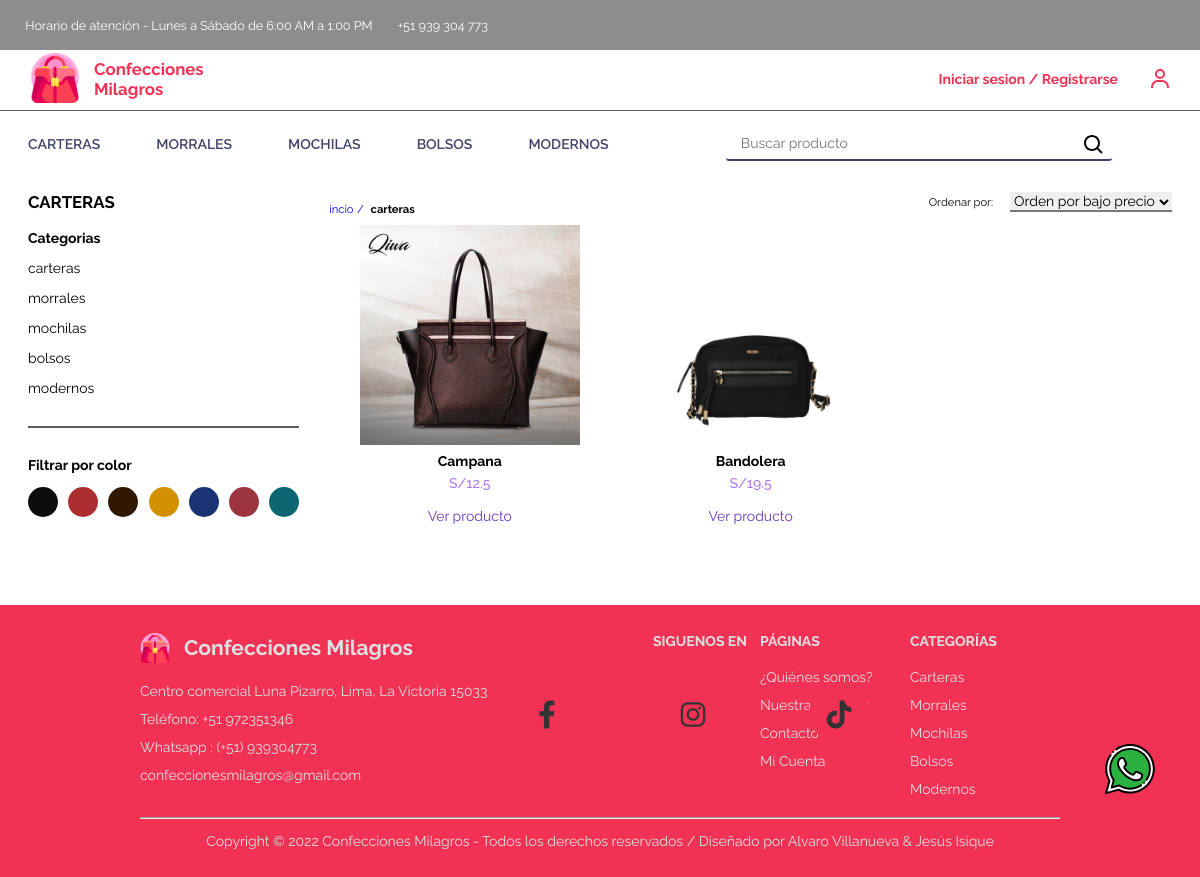
Screenshot of /categoria/carteras with the database file from the repository.
### tables this page shows
CREATE TABLE `categoria` (
  `idcategoria` int(11) NOT NULL,
  `categoria` varchar(60) NOT NULL,
  `imagen` varchar(200) NOT NULL
);

CREATE TABLE `colores` (
  `idcolor` int(11) NOT NULL,
  `color` varchar(20) NOT NULL,
  `codigohex` varchar(8) NOT NULL
);

CREATE TABLE `producto` (
  `idproducto` int(11) NOT NULL,
  `idcategoria` int(11) NOT NULL,
  `idcolor` int(11) NOT NULL,
  `producto` varchar(50) NOT NULL,
  `descripcion` varchar(150) NOT NULL,
  `stock` int(11) NOT NULL,
  `precio` double NOT NULL,
  `imagen` varchar(200) NOT NULL
);

### controller/viewcontroller.php (called while the page is built, shortened)
<?php
    class viewcontroller extends viewmodel
    {
        public function obtenersistema()
        {
            return require_once "./view/inicio.php";
        }
    }

### index.php (called while the page is built)
<?php
    require_once "./controller/viewcontroller.php";
    $sistema = new viewcontroller();
    $sistema->obtenersistema();

### controller/admincontroller.php (called while the page is built, shortened)
<?php
    class adminController extends adminModel{
        public function ListarCategorias(){
            $conexion = Conexion::conectar();
            $sql = "CALL ListarCategorias()";
            $consulta = $conexion->query($sql);
            $consulta = $consulta->fetch_all(MYSQLI_ASSOC);
            return $consulta;
        }
        public function ListarColores(){
            $conexion = Conexion::conectar();
            $sql = "CALL ListarColores()";
            $consulta = $conexion->query($sql);
            $consulta = $consulta->fetch_all(MYSQLI_ASSOC);
            return $consulta;
        }
        public function DatosCategoria($nombrecategoria){
            $conexion = Conexion::conectar();
            $sql = "CALL DatosCategoria('$nombrecategoria')";
            $consulta = $conexion->query($sql);
            $consulta = $consulta->fetch_all(MYSQLI_ASSOC);
            return $consulta;
        }
    }

### view/content/categoria.php (the view, shortened to what this page needs)
<?php
    require_once "./controller/admincontroller.php";
    $Admin = new adminController();
    $pagina = explode("/", $_GET['views']);
    $categoria = $pagina[1];
?>
<div class="principal">
        <div class="content__carteras">
            <div class="caja1">
                <h2 class="caja1__title">CARTERAS</h2>
                <div class="categorias">
                    <h3 class="categorias__title">Categorias</h3>
                    <div class="categorias__links">
                        <?php
                            $centros =  $Admin->ListarCategorias();
                            foreach ($centros as $key) {
                                ?>
                                <a href="<?php echo SERVERURL.'categoria/'.$key['categoria'] ?>" class="categorias__link"><?php echo $key['categoria'] ?></a>
                        <?php
                            }
                        ?>
                    </div>
                </div>
                <div class="color">
                    <h3 class="color__title">Filtrar por color</h3>
                    <div class="color__container">
                        <ul class="color__items">
                            <?php
                                $centros =  $Admin->ListarColores();
                                foreach ($centros as $key) {
                                    ?>
                                        <li class="color__item">
                                            <a href="#" class="color__select" id="<?php echo $key['codigohex']?>">
                                                <span class="color__filter amarillo" style="background-color: #<?php echo $key['codigohex']?> ;"></span>
                                            </a>
                                        </li>
                                    <?php
                                }
                            ?>
                        </ul>
                    </div>
                </div>
            </div>
            <div class="caja2">
                <div class="menu">
                    <div class="menu__navegacion">
                        <a href="<?php echo SERVERURL ?>inicio" class="menu__navegacion__link">incio</a>
                        <span class="menu__navegacion__name"><?php echo $categoria; ?></span>
                    </div>
                    <div class="mostrar">
                        <form class="ordenar" method="POST">
                            <label class="ordenar__label" for="">Ordenar por: </label>
                            <select class="ordenar__select" name="ordenar" id="ordenar">
                                <option value="" class="ordenar__option">Orden por bajo precio</option>
                            </select>
                        </form>
                    </div>
                </div>
                <div class="container__products">
                    <?php
                        $centros =  $Admin->DatosCategoria($categoria);
                        foreach ($centros as $key) {
                        ?>
                        <div class="card__product">
                            <picture class="product">
                                <a href="<?php echo SERVERURL ?>productoDetalle/<?php echo $key['producto']?>" class="product__item">
                                    <img src="<?php echo SERVERURL.$key['imagen'] ?>" alt="" class="product__show">
                                </a>
                            </picture>
                            <h3 class="product__title"><?php echo $key['producto']?></h3>
                            <span class="product__price"><?php echo 'S/'.$key['precio']?></span>
                            <a href="<?php echo SERVERURL ?>productoDetalle/<?php echo $key['producto']?>" class="product__ver button">
                                Ver producto
                            </a>
                        </div>
                        <?php
                        }
                    ?>
                </div>
            </div>
        </div>
    </div>

### view/modulos/header.php (shortened to what this page needs)
<?php
    require_once "./controller/admincontroller.php";
    $Admin = new adminController();
?>
<header>
    <section class="horario">
        <div class="content">
            <p class="txt">
                Horario de atención - Lunes a Sábado de 6:00 AM a 1:00 PM
            </p>
            <a class="txt txt--cell" href="https://api.whatsapp.com/send?phone=+51939304773&text=Hola, me gustaría comprar tu producto!" target="_blank"">
                +51 939 304 773
            </a>
        </div>
    </section>
    <section class=" container container__login">
                <div class="logo">
                    <a href="<?php echo SERVERURL ?>inicio"><img class="logo-img--header" src="<?php echo SERVERURL ?>img/png/bolso.png" alt="Logo"></a>
                    <a class="logo-enlace" href="<?php echo SERVERURL ?>inicio">Confecciones Milagros</a>
                </div>
                <div class="cuenta">
                    <?php
                    if (!isset($_SESSION['email'])) {
                    ?>
                        <a class="cuenta-iniciarSesion" href="<?php echo SERVERURL ?>cuenta">
                            <h2 class="cuenta__titulo">Iniciar sesion / Registrarse</h2>
                            <img class="cuenta__img" src="<?php echo SERVERURL ?>img/svg/user.svg" alt="user">
                        </a>
                    <?php
                    }
                    ?>
                </div>
    </section>
    <nav class="navbar navbar-center">
        <div class="navbar-container-grid">
            <div class="navbar-center-ul">
                <ul class="navbar-center">
                    <?php
                        $centros =  $Admin->ListarCategorias();
                        foreach ($centros as $key) {
                            ?>
                            <li class="nav-item">
                                <a href="<?php echo SERVERURL.'categoria/'.$key['categoria'] ?>"><?php echo $key['categoria'] ?></a>
                            </li>
                    <?php
                        }
                    ?>
                </ul>
            </div>
            <div class="search">
                <input class="search-input" type="text" name="buscarProducto" id="buscarProducto" placeholder="Buscar producto">
                <button class="search-boton">
                    <img class="search-icon" src="<?php echo SERVERURL ?>img/svg/search.svg" alt="search" name="buscar" id="buscar">
                </button>
            </div>
        </div>
    </nav>
</header>

### view/modulos/footer.php (shortened to what this page needs)
<?php
    require_once "./controller/admincontroller.php";
    $Admin = new adminController();
?>
<footer class="footer">
    <div class="whatsapp">
        <a href="https://walink.co/a2556c" target="blanck">
            <img src="<?php echo SERVERURL?>img/svg/whatsapp.svg" alt="">
        </a>
    </div>
    <div class="footer">
        <div class="footer-center">
            <div class="footer-datos">
                <div class="footer-logo">
                    <img class="logo-img" style="margin-right: 1rem;" src="<?php echo SERVERURL?>img/png/bolso.png" alt="">
                    <a href="<?php echo SERVERURL ?>inicio">
                        <h1 class="inicio__title">Confecciones Milagros</h1>
                    </a>
                </div>
                <div class="caja-footer">
                    <ul>
                        <li>Centro comercial Luna Pizarro, Lima, La Victoria 15033</li>
                        <li>Teléfono: +51 972351346</li>
                        <li>
                            <a href="https://api.whatsapp.com/send?phone=+51939304773&text=Hola, me gustaría comprar tu producto!" target="_blank"">
                                Whatsapp : (+51) 939304773
                            </a>
                        </li>
                        <li>
                            <a href=" mailto:confeccionesmilagros@gmail.com">
                                confeccionesmilagros@gmail.com
                            </a>
                        </li>
                    </ul>
                </div>
            </div>
            <div class="footer-siguenos">
                <p class="footer__leyend">SIGUENOS EN</p>
                <div class="caja-footer caja-footer--icons">
                    <ul class="redes-sociales">
                        <li>
                            <a href="">
                                <i class="redes-icon fa-brands fa-facebook-f"></i>
                            </a>
                        </li>
                        <li>
                            <a href="">
                                <i class="redes-icon fa-brands fa-instagram"></i>
                            </a>
                        </li>
                        <li>
                            <a href="">
                                <i class="redes-icon fa-brands fa-tiktok"></i>
                            </a>
                        </li>
                    </ul>
                </div>
            </div>
            <div class="footer-puntos">
                <div class="footer-paginas">
                    <p class="footer__leyend">PÁGINAS</p>
                    <div class="caja-footer">
                        <ul>
                            <li><a class="footer__link" href="<?php echo SERVERURL ?>quienessomos">¿Quiénes somos?</a></li>
                            <li><a class="footer__link" href="<?php echo SERVERURL ?>tiendas">Nuestras tiendas</a></li>
                            <li><a class="footer__link" href="<?php echo SERVERURL ?>contacto">Contacto</a></li>
                            <?php
                            if (!isset($_SESSION['email'])) {
                            ?>
                                <li><a class="footer__link" href="<?php echo SERVERURL ?>cuenta">Mi Cuenta</a></li>
                            <?php
                            }else{
                                ?>
                                    <li><a class="footer__link" href="<?php echo SERVERURL ?>inventario">Inventario</a></li>
                                <?php
                            }
                            ?>
                        </ul>
                    </div>
                </div>
                <div class="footer-categorias">
                    <div>
                        <p class="footer__leyend">CATEGORÍAS</p>
                    </div>
                    <div class="caja-footer">
                        <ul>
                            <?php
                                $centros =  $Admin->ListarCategorias();
                                foreach ($centros as $key) {
                                    ?>
                                    <li>
                                        <a href="<?php echo SERVERURL.'categoria/'.$key['categoria'] ?>"><?php echo ucfirst($key['categoria']) ?></a>
                                    </li>
                            <?php
                                }
                            ?>
                        </ul>
                    </div>
                </div>
            </div>
        </div>
        <hr>
        <div class="derechos-reservados">
            <p>Copyright &#169; 2022 Confecciones Milagros - Todos los derechos reservados / Diseñado por Alvaro Villanueva & Jesús Isique</p>
        </div>
    </div>
</footer>

### rows the page displays
categoria: categoria "CARTERAS", categoria "carteras", categoria "Carteras"
categoria: categoria "MORRALES", categoria "morrales", categoria "Morrales"
categoria: categoria "MOCHILAS", categoria "mochilas", categoria "Mochilas"
categoria: categoria "BOLSOS", categoria "bolsos", categoria "Bolsos"
categoria: categoria "MODERNOS", categoria "modernos", categoria "Modernos"
producto: imagen (picture), producto "Campana", precio "12.5"
producto: imagen (picture), producto "Bandolera", precio "19.5"

### other values shown
$categoria "carteras"
